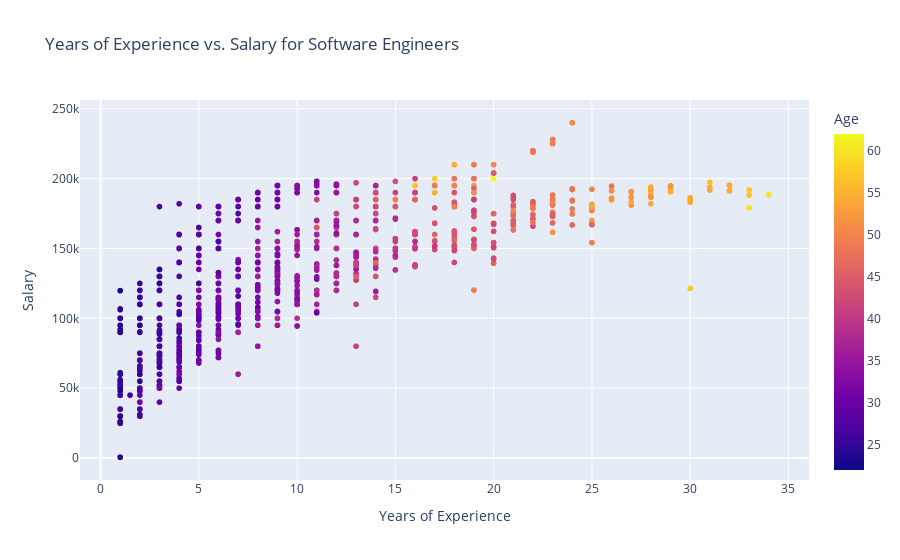

Source (notebook cell):
### Code cell
fig = px.scatter(useless_df, x="Years of Experience", y="Salary", color = 'Age',
                 title='Years of Experience vs. Salary for Software Engineers')
fig.show()

### Figure 1 — Plotly figure (JSON) as saved in the notebook; plotly's stock layout.template omitted (floating-point values rounded to 4 significant figures; data arrays with more than 128 entries replaced by an {"elided": "..."} marker saying what was removed)
{"data": [{"hovertemplate": "Years of Experience=%{x}<br>Salary=%{y}<br>Age=%{marker.color}<extra></extra>", "legendgroup": "", "marker": {"color": {"elided": "3054 int values"}, "coloraxis": "coloraxis", "symbol": "circle"}, "mode": "markers", "name": "", "showlegend": false, "type": "scattergl", "x": {"elided": "3054 float values"}, "xaxis": "x", "y": {"elided": "3054 int values"}, "yaxis": "y"}], "layout": {"coloraxis": {"colorbar": {"title": {"text": "Age"}}, "colorscale": [[0, "#0d0887"], [0.1111, "#46039f"], [0.2222, "#7201a8"], [0.3333, "#9c179e"], [0.4444, "#bd3786"], [0.5556, "#d8576b"], [0.6667, "#ed7953"], [0.7778, "#fb9f3a"], [0.8889, "#fdca26"], [1, "#f0f921"]]}, "legend": {"tracegroupgap": 0}, "title": {"text": "Years of Experience vs. Salary for Software Engineers"}, "xaxis": {"anchor": "y", "domain": [0, 1], "title": {"text": "Years of Experience"}}, "yaxis": {"anchor": "x", "domain": [0, 1], "title": {"text": "Salary"}}}}
